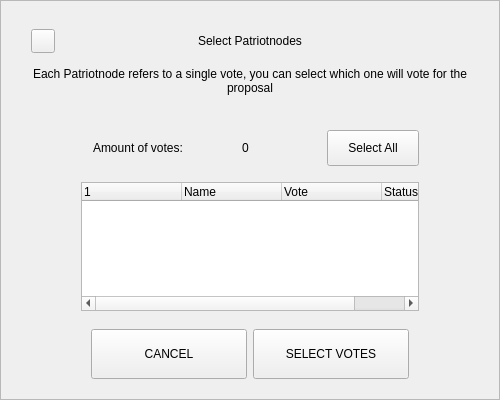
<?xml version="1.0" encoding="UTF-8"?>
<ui version="4.0">
 <class>MnSelectionDialog</class>
 <widget class="QWidget" name="MnSelectionDialog">
  <property name="geometry">
   <rect>
    <x>0</x>
    <y>0</y>
    <width>500</width>
    <height>400</height>
   </rect>
  </property>
  <property name="windowTitle">
   <string notr="true">N/A</string>
  </property>
  <layout class="QVBoxLayout" name="verticalLayout_3">
   <property name="spacing">
    <number>0</number>
   </property>
   <property name="leftMargin">
    <number>0</number>
   </property>
   <property name="topMargin">
    <number>0</number>
   </property>
   <property name="rightMargin">
    <number>0</number>
   </property>
   <property name="bottomMargin">
    <number>0</number>
   </property>
   <item>
    <widget class="QFrame" name="frame">
     <property name="styleSheet">
      <string notr="true"/>
     </property>
     <property name="frameShape">
      <enum>QFrame::StyledPanel</enum>
     </property>
     <property name="frameShadow">
      <enum>QFrame::Raised</enum>
     </property>
     <layout class="QVBoxLayout" name="verticalLayout_2">
      <property name="spacing">
       <number>6</number>
      </property>
      <property name="leftMargin">
       <number>30</number>
      </property>
      <property name="topMargin">
       <number>20</number>
      </property>
      <property name="rightMargin">
       <number>30</number>
      </property>
      <property name="bottomMargin">
       <number>20</number>
      </property>
      <item>
       <layout class="QHBoxLayout" name="horizontalLayout_3">
        <property name="spacing">
         <number>0</number>
        </property>
        <item>
         <widget class="QPushButton" name="btnEsc">
          <property name="minimumSize">
           <size>
            <width>24</width>
            <height>24</height>
           </size>
          </property>
          <property name="maximumSize">
           <size>
            <width>24</width>
            <height>24</height>
           </size>
          </property>
          <property name="focusPolicy">
           <enum>Qt::NoFocus</enum>
          </property>
          <property name="text">
           <string/>
          </property>
         </widget>
        </item>
        <item>
         <spacer name="horizontalSpacer_2">
          <property name="orientation">
           <enum>Qt::Horizontal</enum>
          </property>
          <property name="sizeHint" stdset="0">
           <size>
            <width>40</width>
            <height>20</height>
           </size>
          </property>
         </spacer>
        </item>
        <item>
         <widget class="QLabel" name="labelTitle">
          <property name="minimumSize">
           <size>
            <width>0</width>
            <height>40</height>
           </size>
          </property>
          <property name="maximumSize">
           <size>
            <width>16777215</width>
            <height>40</height>
           </size>
          </property>
          <property name="styleSheet">
           <string notr="true">padding-right:24px;</string>
          </property>
          <property name="text">
           <string>Select Patriotnodes</string>
          </property>
          <property name="alignment">
           <set>Qt::AlignCenter</set>
          </property>
          <property name="margin">
           <number>7</number>
          </property>
         </widget>
        </item>
        <item>
         <spacer name="horizontalSpacer">
          <property name="orientation">
           <enum>Qt::Horizontal</enum>
          </property>
          <property name="sizeHint" stdset="0">
           <size>
            <width>40</width>
            <height>20</height>
           </size>
          </property>
         </spacer>
        </item>
       </layout>
      </item>
      <item>
       <widget class="QLabel" name="labelMessage">
        <property name="text">
         <string>Each Patriotnode refers to a single vote, you can select which one will vote for the proposal</string>
        </property>
        <property name="alignment">
         <set>Qt::AlignCenter</set>
        </property>
        <property name="wordWrap">
         <bool>true</bool>
        </property>
       </widget>
      </item>
      <item>
       <spacer name="verticalSpacer">
        <property name="orientation">
         <enum>Qt::Vertical</enum>
        </property>
        <property name="sizeType">
         <enum>QSizePolicy::Fixed</enum>
        </property>
        <property name="sizeHint" stdset="0">
         <size>
          <width>20</width>
          <height>20</height>
         </size>
        </property>
       </spacer>
      </item>
      <item>
       <widget class="QWidget" name="widget" native="true">
        <property name="minimumSize">
         <size>
          <width>0</width>
          <height>55</height>
         </size>
        </property>
        <layout class="QVBoxLayout" name="verticalLayout">
         <property name="spacing">
          <number>0</number>
         </property>
         <property name="leftMargin">
          <number>50</number>
         </property>
         <property name="topMargin">
          <number>0</number>
         </property>
         <property name="rightMargin">
          <number>50</number>
         </property>
         <property name="bottomMargin">
          <number>0</number>
         </property>
         <item>
          <widget class="QWidget" name="containerTop" native="true">
           <layout class="QHBoxLayout" name="horizontalLayout_2">
            <property name="spacing">
             <number>3</number>
            </property>
            <property name="leftMargin">
             <number>0</number>
            </property>
            <property name="topMargin">
             <number>0</number>
            </property>
            <property name="rightMargin">
             <number>0</number>
            </property>
            <property name="bottomMargin">
             <number>0</number>
            </property>
            <item>
             <widget class="QWidget" name="containerAmountOfVotes" native="true">
              <property name="minimumSize">
               <size>
                <width>180</width>
                <height>36</height>
               </size>
              </property>
              <property name="maximumSize">
               <size>
                <width>16777215</width>
                <height>36</height>
               </size>
              </property>
              <layout class="QHBoxLayout" name="horizontalLayout_4" stretch="1,0">
               <property name="spacing">
                <number>4</number>
               </property>
               <property name="leftMargin">
                <number>12</number>
               </property>
               <property name="topMargin">
                <number>4</number>
               </property>
               <property name="rightMargin">
                <number>12</number>
               </property>
               <property name="bottomMargin">
                <number>4</number>
               </property>
               <item>
                <widget class="QLabel" name="labelAmountOfVotesText">
                 <property name="minimumSize">
                  <size>
                   <width>140</width>
                   <height>0</height>
                  </size>
                 </property>
                 <property name="maximumSize">
                  <size>
                   <width>16777215</width>
                   <height>16777215</height>
                  </size>
                 </property>
                 <property name="text">
                  <string>Amount of votes:</string>
                 </property>
                </widget>
               </item>
               <item>
                <widget class="QLabel" name="labelAmountOfVotes">
                 <property name="text">
                  <string notr="true">0</string>
                 </property>
                </widget>
               </item>
              </layout>
             </widget>
            </item>
            <item>
             <spacer name="horizontalSpacer_3">
              <property name="orientation">
               <enum>Qt::Horizontal</enum>
              </property>
              <property name="sizeHint" stdset="0">
               <size>
                <width>211</width>
                <height>20</height>
               </size>
              </property>
             </spacer>
            </item>
            <item>
             <widget class="QPushButton" name="btnSelectAll">
              <property name="minimumSize">
               <size>
                <width>92</width>
                <height>36</height>
               </size>
              </property>
              <property name="maximumSize">
               <size>
                <width>16777215</width>
                <height>36</height>
               </size>
              </property>
              <property name="focusPolicy">
               <enum>Qt::NoFocus</enum>
              </property>
              <property name="text">
               <string>Select All</string>
              </property>
              <property name="checkable">
               <bool>true</bool>
              </property>
              <property name="checked">
               <bool>false</bool>
              </property>
             </widget>
            </item>
           </layout>
          </widget>
         </item>
        </layout>
       </widget>
      </item>
      <item>
       <layout class="QHBoxLayout" name="horizontalLayout_6">
        <property name="leftMargin">
         <number>50</number>
        </property>
        <property name="rightMargin">
         <number>50</number>
        </property>
        <item>
         <widget class="QTreeWidget" name="treeWidget">
          <property name="focusPolicy">
           <enum>Qt::NoFocus</enum>
          </property>
          <property name="styleSheet">
           <string notr="true">outline: 0;</string>
          </property>
          <column>
           <property name="text">
            <string/>
           </property>
          </column>
          <column>
           <property name="text">
            <string>Name</string>
           </property>
          </column>
          <column>
           <property name="text">
            <string>Vote</string>
           </property>
          </column>
          <column>
           <property name="text">
            <string>Status</string>
           </property>
          </column>
         </widget>
        </item>
       </layout>
      </item>
      <item>
       <spacer name="verticalSpacer_3">
        <property name="orientation">
         <enum>Qt::Vertical</enum>
        </property>
        <property name="sizeType">
         <enum>QSizePolicy::Fixed</enum>
        </property>
        <property name="sizeHint" stdset="0">
         <size>
          <width>20</width>
          <height>12</height>
         </size>
        </property>
       </spacer>
      </item>
      <item>
       <layout class="QHBoxLayout" name="horizontalLayout" stretch="2,2">
        <property name="leftMargin">
         <number>60</number>
        </property>
        <property name="rightMargin">
         <number>60</number>
        </property>
        <item>
         <widget class="QPushButton" name="btnCancel">
          <property name="minimumSize">
           <size>
            <width>0</width>
            <height>50</height>
           </size>
          </property>
          <property name="focusPolicy">
           <enum>Qt::NoFocus</enum>
          </property>
          <property name="text">
           <string>CANCEL</string>
          </property>
         </widget>
        </item>
        <item>
         <widget class="QPushButton" name="btnSave">
          <property name="minimumSize">
           <size>
            <width>0</width>
            <height>50</height>
           </size>
          </property>
          <property name="focusPolicy">
           <enum>Qt::NoFocus</enum>
          </property>
          <property name="text">
           <string>SELECT VOTES</string>
          </property>
         </widget>
        </item>
       </layout>
      </item>
     </layout>
    </widget>
   </item>
  </layout>
 </widget>
 <resources/>
 <connections/>
</ui>
